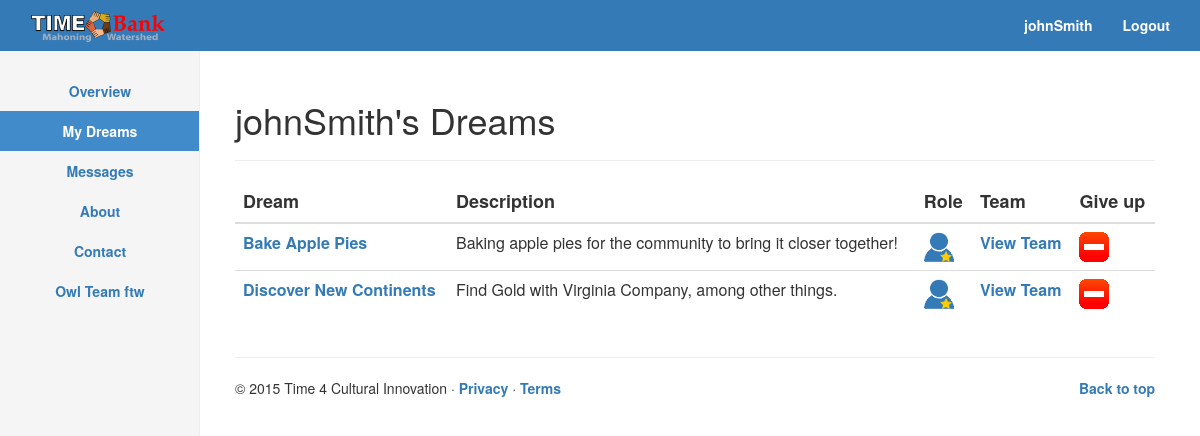
The page /mydreams/ (signed in) on the database as committed earlier.
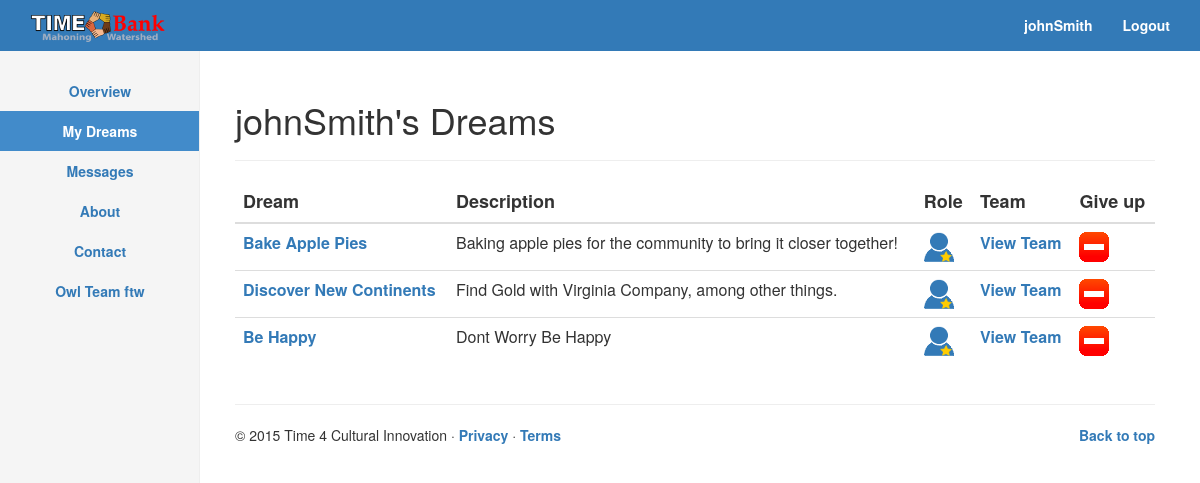
The same page on the database as committed later.
### app/models.py (models this page shows, shortened)
class TeamMember(models.Model):
	INACTIVE = 0
	TEAMLEADER = 'TL'
	TEAMMEMBER = 'TM'
	TEAMCOMMUNICATOR = 'TC'
	TEAM=(
    	(TEAMLEADER, 'Team Leader'),
    	(TEAMMEMBER, "Team Member"),
    	(TEAMCOMMUNICATOR, "Team Communicator"),
    )
	personid = models.PositiveIntegerField(default=0, blank=True, null=True)
	dreamid = models.PositiveIntegerField(default=0, blank=True, null=True)
	position = models.CharField(max_length=2, choices=TEAM, default=TEAMMEMBER)
	active = models.BooleanField(default=INACTIVE)
	objects = DreamTeamManager()

### T4CI/views.py (the view)
# urls.py: url(r'^mydreams/$','T4CI.views.dreams', name='mydreams'),
def dreams(request):
	if request.user.is_authenticated():
		dreams = TeamMember.objects.filter(id=request.user.id)
		projects = TeamMember.objects.raw("SELECT * FROM app_teammember JOIN app_dream ON app_teammember.dreamid = app_dream.id AND personid = %s", [request.user.id])
		if(len(list(projects)) < 1):
			projects = None
		context = {
			'dreams' : projects,
		}
		return render(request, "dreams.html", context)
	else:
		return redirect('/')

### templates/dreams.html (shortened to what this page needs)
{% extends "base.html" %}
{% block content %}
	{% include 'sidebar.html' %}
	{% load staticfiles %}
<div class="col-sm-9 col-sm-offset-3 col-md-10 col-md-offset-2 main">
	<br><br>
<div class='row'>
{% if not dreams %}
	You currently have no dreams.
{% elif dreams %}
<div class='col-sm-6 col-sm-offset-2' id="dreamTable">
<h1>{{ request.user.get_username }}'s Dreams</h1>
<hr class="featurette-divider">
<table class="table">
	<thead style="font-size:18px">
		<tr>
			<th>Dream</th>
			<th>Description</th>
			<th>Role</th>
			<th>Team</th>
			<th>Give up</th>
		</tr>
	</thead>
	<tbody style="font-size:16px">
		{% for dream in dreams %}
			<tr>
				<td><a href='../dream/{{ dream.dreamid }}'>{{ dream.name }}</a></td>
				<td>{{ dream.description }}</td>
				<td class={{ dream.position }}></td>
				<td><a href='../team/{{ dream.dreamid}}'>View Team</a></td>
				<td><a data-toggle="modal" data-target="#removeDream" onclick="removeDream({{dream.dreamid}})"><img src="{% static 'img/remove.png' %}"/></a> </td>
			</tr>
</div>
		{% endfor %}
</div>
{% endif %}
</div>
</div>
{% endblock %}

### templates/base.html (shortened to what this page needs)
{% load crispy_forms_tags %}
{% load staticfiles %}
<!DOCTYPE html>
<html lang="en">
  <head>
    {% include 'head_css.html' %}
  </head>
  <body>
  {% include 'navbar.html' %}
    <div class="container">
      <div class=" content-block">
{% block content %}
{% endblock %}
{% block footer %}
    {% include "footer.html" %}
{% endblock %}
  </body>
</html>

### templates/head_css.html
{% load staticfiles %}
    <link rel="stylesheet" href="//maxcdn.bootstrapcdn.com/font-awesome/4.3.0/css/font-awesome.min.css">
    <link href="{% static 'css/bootstrap.min.css' %}" rel="stylesheet">
    <link href="{% static 'css/navbar-static-top.css' %}" rel="stylesheet">
     <link href="{% static 'css/custom.css' %}" rel="stylesheet">

### templates/navbar.html (shortened to what this page needs)
   {% load staticfiles %}
    <nav class="navbar navbar-default navbar-fixed-top">
      <div class="container">
        <div class="navbar-header">
          <a class="navbar-brand" href="{% url 'home' %}"><img src="{% static 'img/tbmw.png' %}"/></a>
        </div>
        <div id="navbar" class="navbar-collapse collapse">
          <ul class="nav navbar-nav navbar-right">
          {% if request.user.is_authenticated %}
            <li><a href="{% url 'profile' %}"  style="color: #FFFFFF">{{ user.get_username }}</a></li>
            <li><a href="{% url 'auth_logout' %}"  style="color: #FFFFFF">Logout</a></li>
            {% else %}
            <li><a href="{% url 'registration_register' %}"  style="color: #FFFFFF">Register</a></li>
          </ul>
          {% endif %}
        </div>
      </div>
    </nav>

### templates/sidebar.html
   {% load staticfiles %}
	<div class="col-sm-3 col-md-2 sidebar" style="width=100%">
	  <ul class="nav nav-sidebar" id="sidebarList">
	    <li id="overview"><a href="../overview">Overview</a></li>
	    <li id="mydreams"><a href="../mydreams">My Dreams</a></li>
	    <li id="messages"><a href="#">Messages</a></li>
        <li id="about"><a href="../about">About</a></li>
        <li id="contact"><a href="../contact">Contact</a></li>
	    <li id="extra2"><a href="#">Owl Team ftw</a></li>
	  </ul>
	</div>

### templates/footer.html
 {% load staticfiles %}
<div class="col-sm-9 col-sm-offset-3 col-md-10 col-md-offset-2 main">
<hr class="featurette-divider">
<footer>
	<p class="pull-right"><a href="#">Back to top</a></p>
	 <p> &copy; 2015 Time 4 Cultural Innovation &middot; <a href="#">Privacy</a> &middot; <a href="#">Terms</a></p>
</footer>
</div>

### templates/javascript.html (shortened to what this page needs)
{% load staticfiles %}

### static_in_pro/our_static/css/navbar-static-top.css (style rules this page uses)
body { min-height: 1000px; }
.navbar-fixed-top { background-color: #337ab7 ; border-color: #337ab7; }
.navbar-default .navbar-brand { padding-top: 10px; }
a:link { font-weight: bold; text-align: center; }

### static_in_pro/our_static/css/custom.css (style rules this page uses)
.sidebar { display: none; }
@media (min-width: 768px) { .sidebar { position: fixed; top: 51px; bottom: 0; left: 0; z-index: 1000; display: block; padding: 20px; overflow-x: hidden; overflow-y: auto; background-color: #f5f5f5; border-right: 1px solid #eee; } }
.nav-sidebar { margin-right: -21px; margin-bottom: 20px; margin-left: -20px; }
.nav-sidebar > li > a { padding-right: 20px; padding-left: 20px; }
.nav-sidebar > .active > a, .nav-sidebar > .active > a:hover, .nav-sidebar > .active > a:focus { color: #fff; background-color: #428bca; }
div .content-block { margin-top: 40px; }
#dreamTable { margin-left: 0px; width:100%; float:none; }

Rows that differ between the two databases and show on the page:
added TeamMember: name "Be Happy", description "Dont Worry Be Happy"
